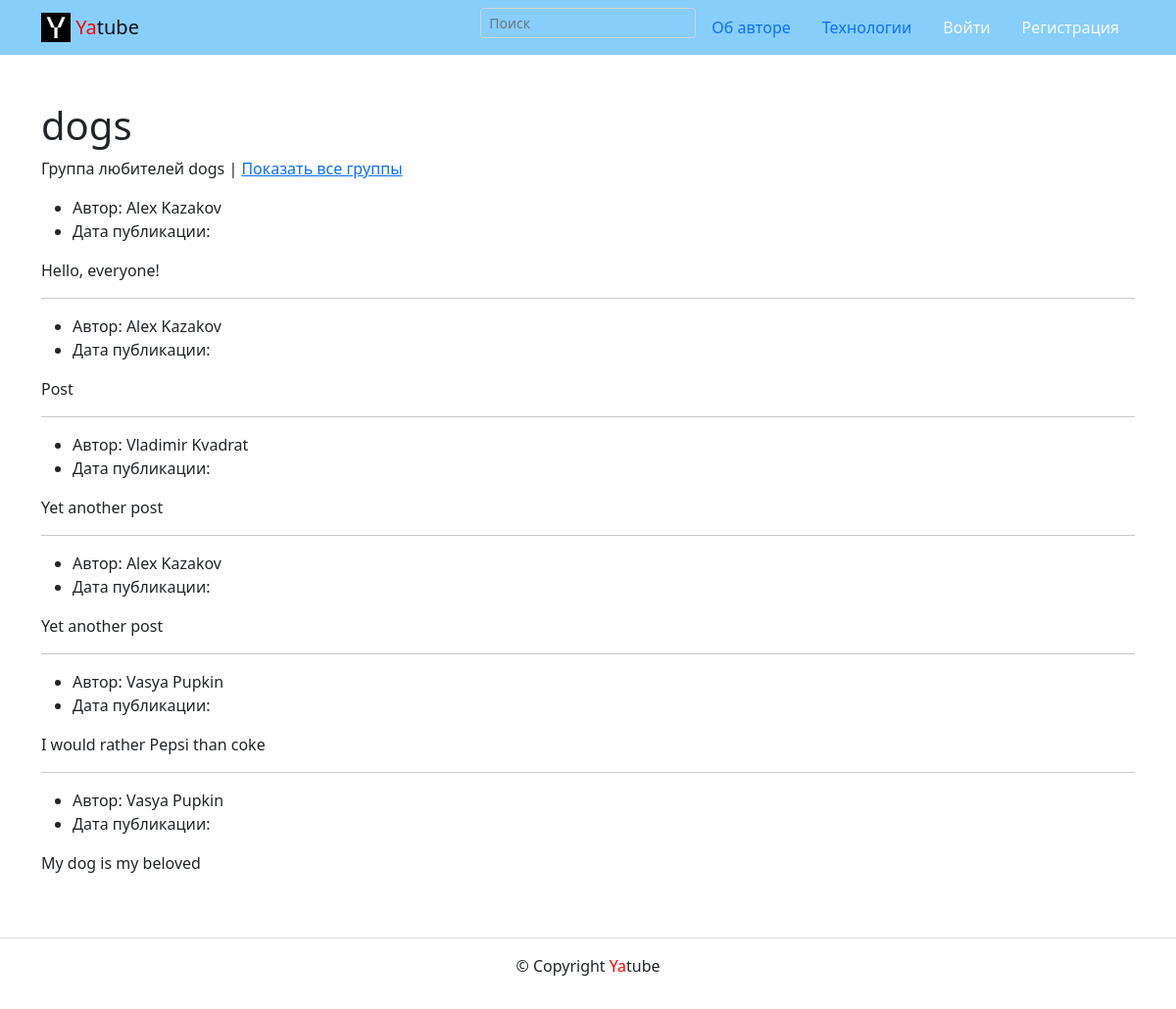
Page /group/dogs on the earlier database version.
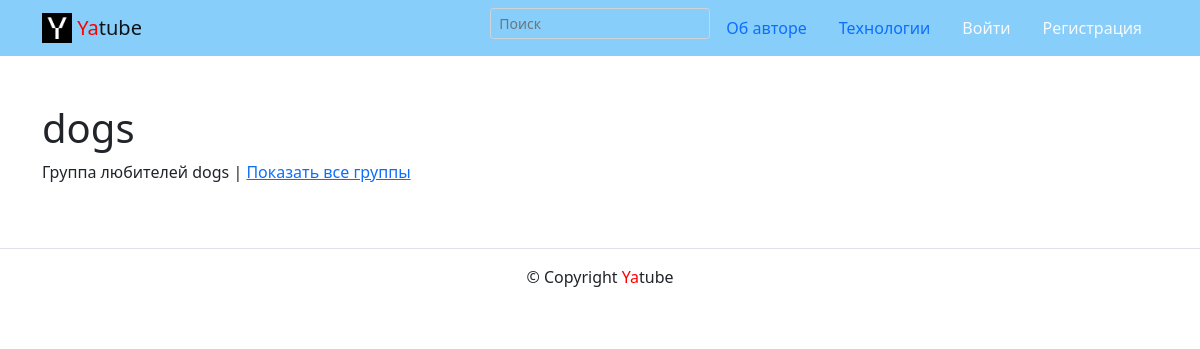
Same page on the later database version.
### posts/models.py (models this page shows, shortened)
class Post(CreatedModel):
    text = models.TextField(verbose_name='Текст поста', help_text='Введите текст поста')  # max_length=int
    author = models.ForeignKey(User, on_delete=models.CASCADE, related_name='posts')
    group = models.ForeignKey(Group, on_delete=models.CASCADE, blank=True, null=True)
    image = models.ImageField(verbose_name='Изображение', upload_to='posts/', blank=True)

### posts/views.py (the view)
# urls.py: path('group/<slug:slug>', views.group_posts, name='group_list'),
def group_posts(request, slug):
    group = get_object_or_404(Group, slug=slug)
    template = 'posts/group_list.html'
    posts = Post.objects.filter(group=group).order_by('-pub_date')
    paginator = Paginator(posts, 10)
    page_number = request.GET.get('page')
    page_obj = paginator.get_page(page_number)
    title = f'Записи сообщества: {slug}'
    context = {
        'title': title,
        'group': group,
        'page_obj': page_obj,
    }
    return render(request, template, context)

### templates/posts/group_list.html (shortened to what this page needs)
{% extends "base.html" %}
{% block content %}
<div class="container py-5">
  <h1>
    {{group.slug}}
  </h1>
  <p>
    Группа любителей {{group.slug}} |
    <a href="{% url 'posts:all_groups' %}">Показать все группы</a>
  </p>
  <article>
    {% for post in page_obj %}
    <ul>
      <li>
        Автор: {{ post.author.get_full_name }}
      </li>
      <li>
        Дата публикации: {{ post.pub_date|date:"d E Y" }}
      </li>
    </ul>
    <p>{{ post.text }}</p>
    {% if not forloop.last %}
    <hr>{% endif %}
    {% endfor %}
</div>
{% endblock %}

Differences in the rows shown:
removed Post: author.get_full_name "Alex Kazakov", text "Hello, everyone!"
removed Post: author.get_full_name "Alex Kazakov", text "Post"
removed Post: author.get_full_name "Vladimir Kvadrat", text "Yet another post"
removed Post: author.get_full_name "Alex Kazakov", text "Yet another post"
removed Post: author.get_full_name "Vasya Pupkin", text "I would rather Pepsi than coke"
removed Post: author.get_full_name "Vasya Pupkin", text "My dog is my beloved"
